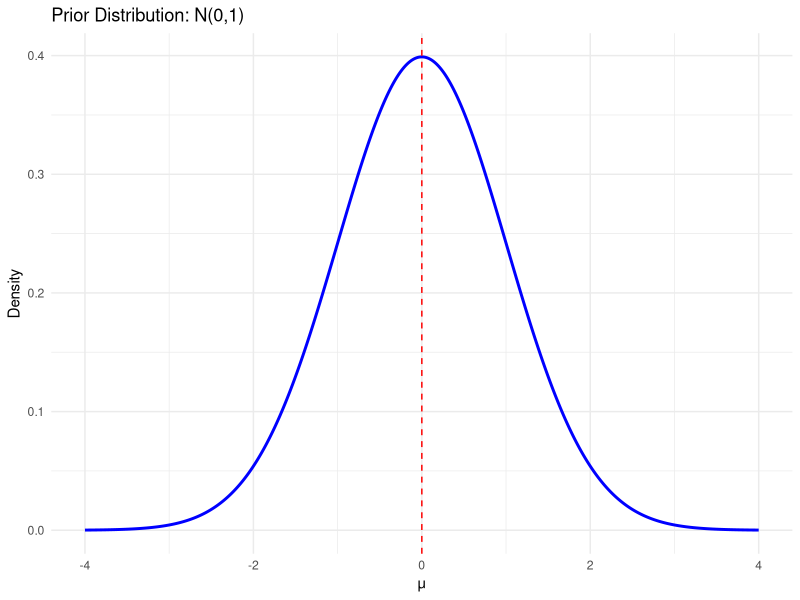
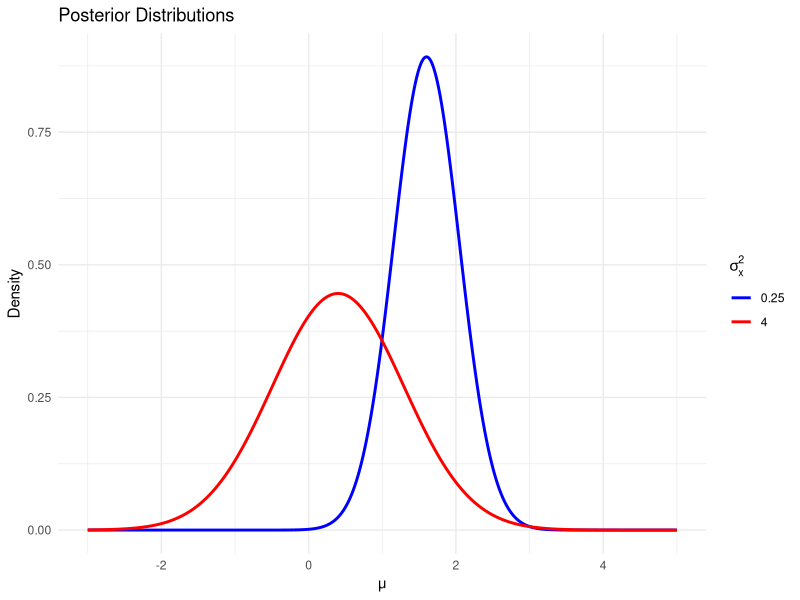
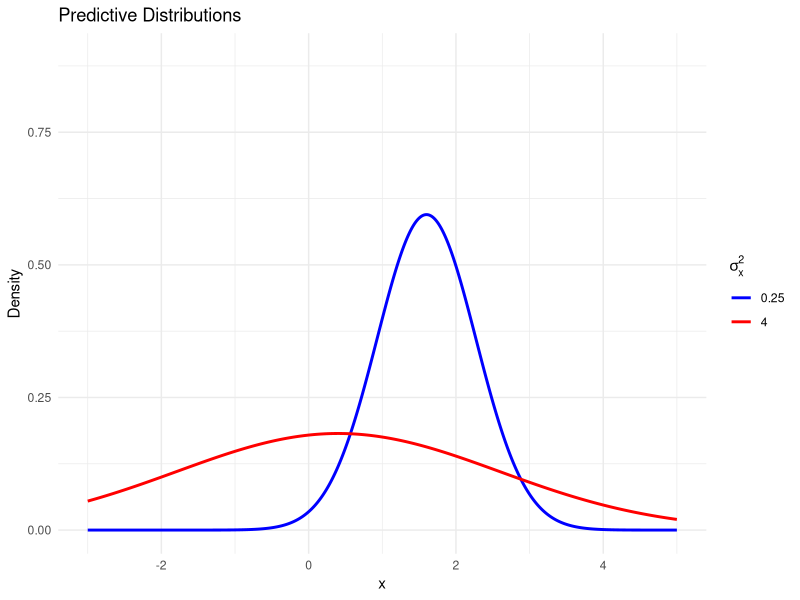
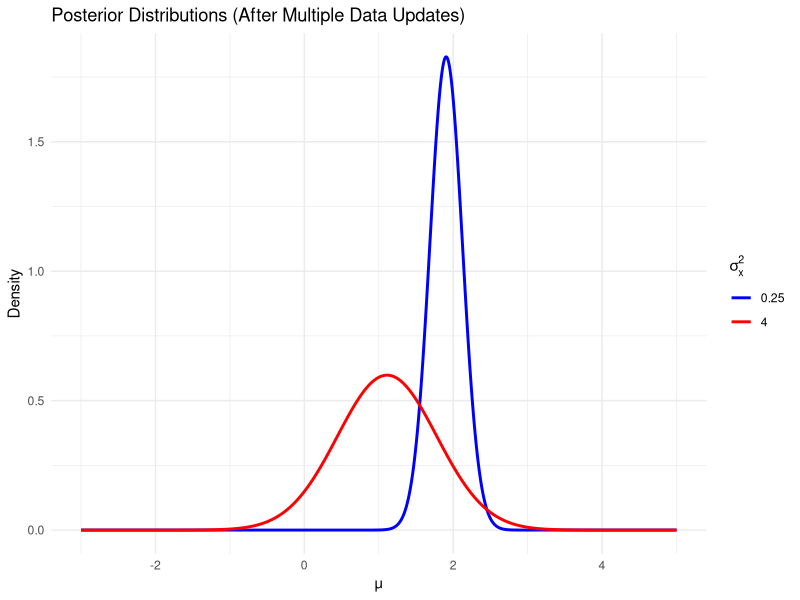
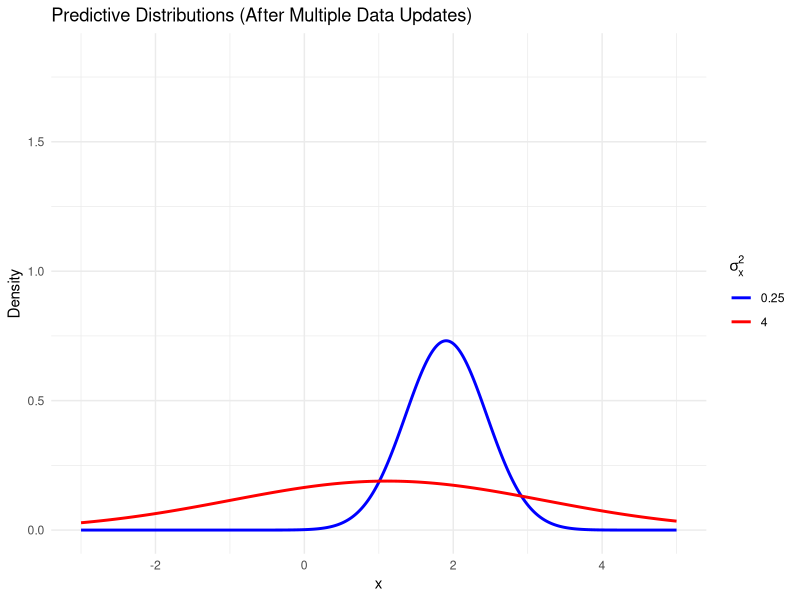
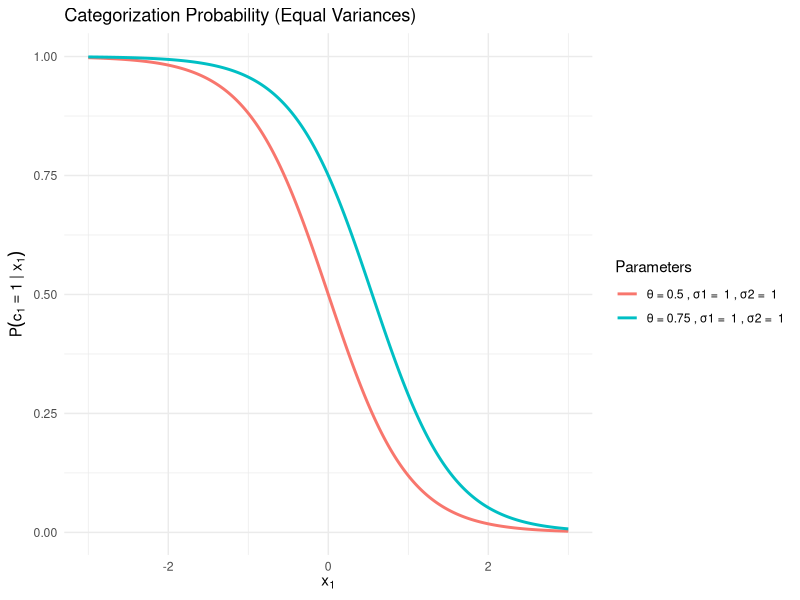
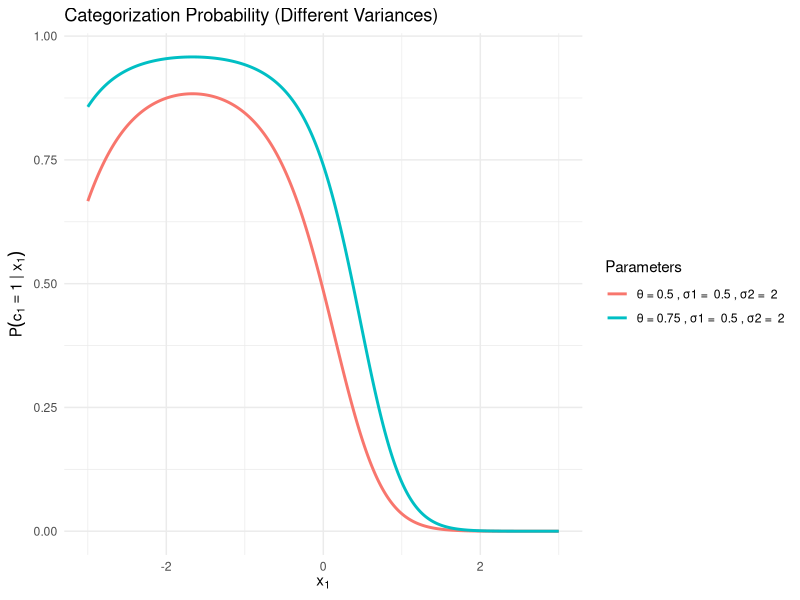
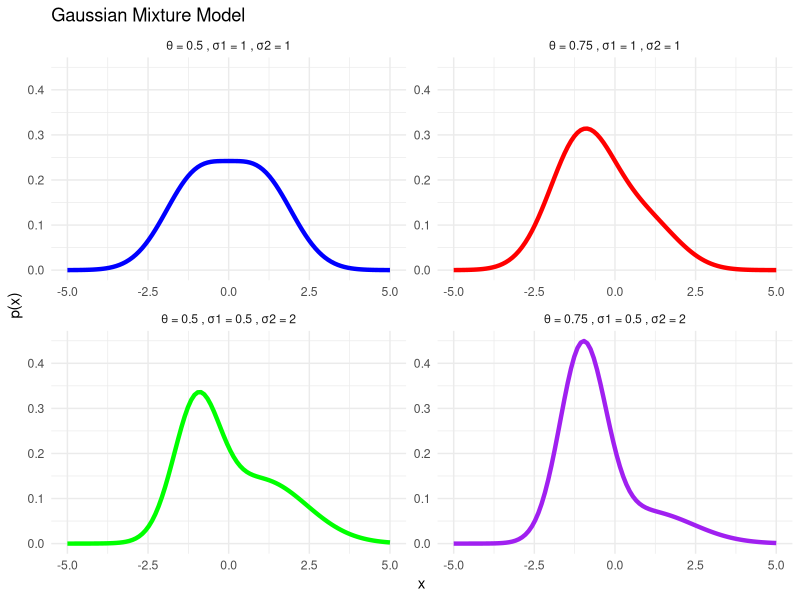

R code for these plots, in order:
## ---- chunk 1
knitr::opts_chunk$set(echo = TRUE)
## ---- chunk 2
#load these libraries or whatever your favorite plotting library is
library(ggplot2)
library(dplyr)

#Fill me in with code to create plots here!
mu_0 <- 0  # Mean of the prior
sigma_0_sq <- 1  # s.d. 

# Generate x values for the distribution
x_vals <- seq(mu_0 - 4 * sigma_0_sq, mu_0 + 4 * sigma_0_sq, length.out = 1000)

# Compute the probability density function
pdf_vals <- dnorm(x_vals, mean = mu_0, sd = sigma_0_sq)

data <- data.frame(x = x_vals, density = pdf_vals)

# Plot the prior distribution
ggplot(data, aes(x = x, y = density)) +
  geom_line(color = "blue", linewidth = 1) +
  geom_vline(xintercept = mu_0, color = "red", linetype = "dashed") +
  labs(title = "Prior Distribution: N(0,1)", x = "μ", y = "Density") +
  theme_minimal()
## ---- chunk 3

#Fill me in with code to create plots here!
x1 <- 2  # Observed data point

# Prior parameters
mu_0 <- 0  # Mean 
sigma_x_sq_values <- c(0.25, 4)  # s.d.

distributions <- list()

for (sigma_x_sq in sigma_x_sq_values) {
  # Compute posterior parameters
  posterior_mean <- (mu_0 / sigma_0_sq + x1 / sigma_x_sq) / (1 / sigma_0_sq + 1 / sigma_x_sq)
  posterior_variance <- 1 / (1 / sigma_0_sq + 1 / sigma_x_sq)
  
  # Compute predictive parameters
  predictive_mean <- posterior_mean
  predictive_variance <- posterior_variance + sigma_x_sq
  
  # Generate x values for plotting
  x_vals <- seq(-3, 5, length.out = 1000)
  
  # Compute densities
  posterior_pdf <- dnorm(x_vals, mean = posterior_mean, sd = sqrt(posterior_variance))
  predictive_pdf <- dnorm(x_vals, mean = predictive_mean, sd = sqrt(predictive_variance))
  
  distributions[[paste0("posterior_sigma_", sigma_x_sq)]] <- data.frame(x = x_vals, density = posterior_pdf, type = as.factor(sigma_x_sq))
  distributions[[paste0("predictive_sigma_", sigma_x_sq)]] <- data.frame(x = x_vals, density = predictive_pdf, type = as.factor(sigma_x_sq))
}

distribution_data <- do.call(rbind, distributions)

# Separate data for posterior and predictive plots
posterior_data <- distribution_data[grepl("posterior", rownames(distribution_data)), ]
predictive_data <- distribution_data[grepl("predictive", rownames(distribution_data)), ]

# Define axis limits
x_limits <- range(distribution_data$x)
y_limits <- range(distribution_data$density)

# Plot posterior distributions
ggplot(posterior_data, aes(x = x, y = density, color = type)) +
  geom_line(size = 1) +
  labs(title = "Posterior Distributions", x = "μ", y = "Density", color = expression(sigma[x]^2)) +
  theme_minimal() +
  scale_color_manual(values = c("blue", "red")) +
  xlim(x_limits) + ylim(y_limits)

# Plot predictive distributions
ggplot(predictive_data, aes(x = x, y = density, color = type)) +
  geom_line(size = 1) +
  labs(title = "Predictive Distributions", x = "x", y = "Density", color = expression(sigma[x]^2)) +
  theme_minimal() +
  scale_color_manual(values = c("blue", "red")) +
  xlim(x_limits) + ylim(y_limits)

## ---- chunk 4

#Fill me in with code to create plots here!

# Prior parameters
mu_0 <- 0      # Prior mean
sigma_0_sq <- 1  # Prior variance

# Observed data points
x_values <- c(2.1, 2.5, 1.4, 2.2, 1.8)

# Cases for likelihood variance
sigma_x_sq_values <- c(0.25, 4)

# Initialize storage for distributions
distributions <- list()

# Iterate over different likelihood variances
for (sigma_x_sq in sigma_x_sq_values) {
  
  # Compute posterior parameters for multiple data points
  sum_x <- sum(x_values)  # Sum of observed data
  n <- length(x_values)   # Number of data points
  
  posterior_mean <- (mu_0 / sigma_0_sq + sum_x / sigma_x_sq) / (1 / sigma_0_sq + n / sigma_x_sq)
  posterior_variance <- 1 / (1 / sigma_0_sq + n / sigma_x_sq)
  
  # Compute predictive parameters
  predictive_mean <- posterior_mean
  predictive_variance <- posterior_variance + sigma_x_sq
  
  # Generate x values for plotting
  x_vals <- seq(-3, 5, length.out = 1000)
  
  # Compute densities
  posterior_pdf <- dnorm(x_vals, mean = posterior_mean, sd = sqrt(posterior_variance))
  predictive_pdf <- dnorm(x_vals, mean = predictive_mean, sd = sqrt(predictive_variance))
  
  # Store results
  distributions[[paste0("posterior_sigma_", sigma_x_sq)]] <- data.frame(
    x = x_vals, density = posterior_pdf, type = as.factor(sigma_x_sq), distribution = "Posterior"
  )
  
  distributions[[paste0("predictive_sigma_", sigma_x_sq)]] <- data.frame(
    x = x_vals, density = predictive_pdf, type = as.factor(sigma_x_sq), distribution = "Predictive"
  )
}

# Combine data
distribution_data <- do.call(rbind, distributions)

# Define axis limits
x_limits <- range(distribution_data$x)
y_limits <- range(distribution_data$density)

# Plot Posterior Distributions
ggplot(distribution_data[distribution_data$distribution == "Posterior", ], 
       aes(x = x, y = density, color = type)) +
  geom_line(size = 1) +
  labs(title = "Posterior Distributions (After Multiple Data Updates)", 
       x = "μ", y = "Density", color = expression(sigma[x]^2)) +
  theme_minimal() +
  scale_color_manual(values = c("blue", "red")) +
  xlim(x_limits) + ylim(y_limits)

# Plot Predictive Distributions
ggplot(distribution_data[distribution_data$distribution == "Predictive", ], 
       aes(x = x, y = density, color = type)) +
  geom_line(size = 1) +
  labs(title = "Predictive Distributions (After Multiple Data Updates)", 
       x = "x", y = "Density", color = expression(sigma[x]^2)) +
  theme_minimal() +
  scale_color_manual(values = c("blue", "red")) +
  xlim(x_limits) + ylim(y_limits)

## ---- chunk 5

#Fill me in with code to create plots here!

# Function to compute posterior probability
posterior_prob <- function(x1, theta, mu1, mu2, sigma1_sq, sigma2_sq) {
  num <- theta * dnorm(x1, mean = mu1, sd = sqrt(sigma1_sq))
  denom <- num + (1 - theta) * dnorm(x1, mean = mu2, sd = sqrt(sigma2_sq))
  return(num / denom)
}

# Define parameters
x_vals <- seq(-3, 3, length.out = 1000)
theta_vals <- c(0.5, 0.75)
sigma_cases1 <- list(c(1,1))
sigma_cases2 <- list(c(0.5,2))

data_list1 <- list()
data_list2 <- list()

for (theta in theta_vals) {
  for (sigma in sigma_cases1) {
    p_vals <- posterior_prob(x_vals, theta, -1, 1, sigma[1], sigma[2])
    data_list1[[paste(theta, sigma[1], sigma[2])]] <- data.frame(
      x = x_vals, p = p_vals, 
      theta = as.factor(theta), 
      sigma = paste(sigma[1], sigma[2], sep = ", "),  # Combine sigma values for legend
      theta_sigma = paste("θ =", theta, ", σ1 = ", sigma[1], ", σ2 = ", sigma[2])  # Combined label for legend
    )
  }
  for (sigma in sigma_cases2) {
    p_vals <- posterior_prob(x_vals, theta, -1, 1, sigma[1], sigma[2])
    data_list2[[paste(theta, sigma[1], sigma[2])]] <- data.frame(
      x = x_vals, p = p_vals, 
      theta = as.factor(theta), 
      sigma = paste(sigma[1], sigma[2], sep = ", "),  # Combine sigma values for legend
      theta_sigma = paste("θ =", theta, ", σ1 = ", sigma[1], ", σ2 = ", sigma[2])  # Combined label for legend
    )
  }
}

data_plot1 <- do.call(rbind, data_list1)
data_plot2 <- do.call(rbind, data_list2)

# Plot 1: Same variance case
ggplot(data_plot1, aes(x = x, y = p, color = theta_sigma)) + 
  geom_line(size = 1) + 
  labs(title = "Categorization Probability (Equal Variances)", 
       x = expression(x[1]), 
       y = expression(P(c[1] == 1 ~ "|" ~ x[1])), 
       color = "Parameters") +  # Legend title for combined variables
  theme_minimal()

# Plot 2: Different variances case
ggplot(data_plot2, aes(x = x, y = p, color = theta_sigma)) + 
  geom_line(size = 1) + 
  labs(title = "Categorization Probability (Different Variances)", 
       x = expression(x[1]), 
       y = expression(P(c[1] == 1 ~ "|" ~ x[1])), 
       color = "Parameters") +  # Legend title for combined variables
  theme_minimal()
## ---- chunk 6
library(ggplot2)
library(dplyr)

# Define the Gaussian mixture model function
gaussian_mixture <- function(x, theta, mu1, mu2, sigma1, sigma2) {
  p1 <- dnorm(x, mean = mu1, sd = sqrt(sigma1))
  p2 <- dnorm(x, mean = mu2, sd = sqrt(sigma2))
  return(theta * p1 + (1 - theta) * p2)
}

# Define range for x
x_values <- seq(-5, 5, length.out = 100)

# Define the different parameter values
theta_values <- c(0.5, 0.75)
sigma1_values <- c(1, 0.5)  # Ensure sigma1 = 1 is first
sigma2_values <- c(1, 2)
mu1 <- -1
mu2 <- 1

# Create an empty data frame to store all the values
results <- data.frame()

# Compute p(x) for each combination of theta, sigma1, and sigma2 and store in the data frame
for (theta in theta_values) {
  for (i in 1:length(sigma1_values)) {
    p_x <- gaussian_mixture(x_values, theta, mu1, mu2, sigma1_values[i], sigma2_values[i])
    
    temp_df <- data.frame(x = x_values, p_x = p_x, 
                          theta = factor(theta, levels = theta_values), 
                          sigma1 = sigma1_values[i], 
                          sigma2 = sigma2_values[i])
    
    results <- rbind(results, temp_df)
  }
}

# Ensure the ordering places sigma1 = 1 cases first
results <- results %>%
  mutate(facet_label = paste("θ =", theta, ", σ1 =", sigma1, ", σ2 =", sigma2)) %>%
  arrange(desc(sigma1))  # Sorting ensures sigma1 = 1 appears first

# Find the maximum y-value for consistent y-axis limits
max_y <- max(results$p_x)

# Plot using ggplot
ggplot(results, aes(x = x, y = p_x, color = interaction(theta, sigma1, sigma2))) +
  geom_line(size = 1.5) +
  facet_wrap(~ factor(facet_label, levels = unique(results$facet_label)), scales = 'free') + 
  scale_color_manual(values = c('blue', 'red', 'green', 'purple')) +
  labs(title = 'Gaussian Mixture Model', x = 'x', y = 'p(x)') +
  theme_minimal() +
  theme(legend.position = "none") +
  ylim(0, max_y)  # Set consistent y-axis limits
